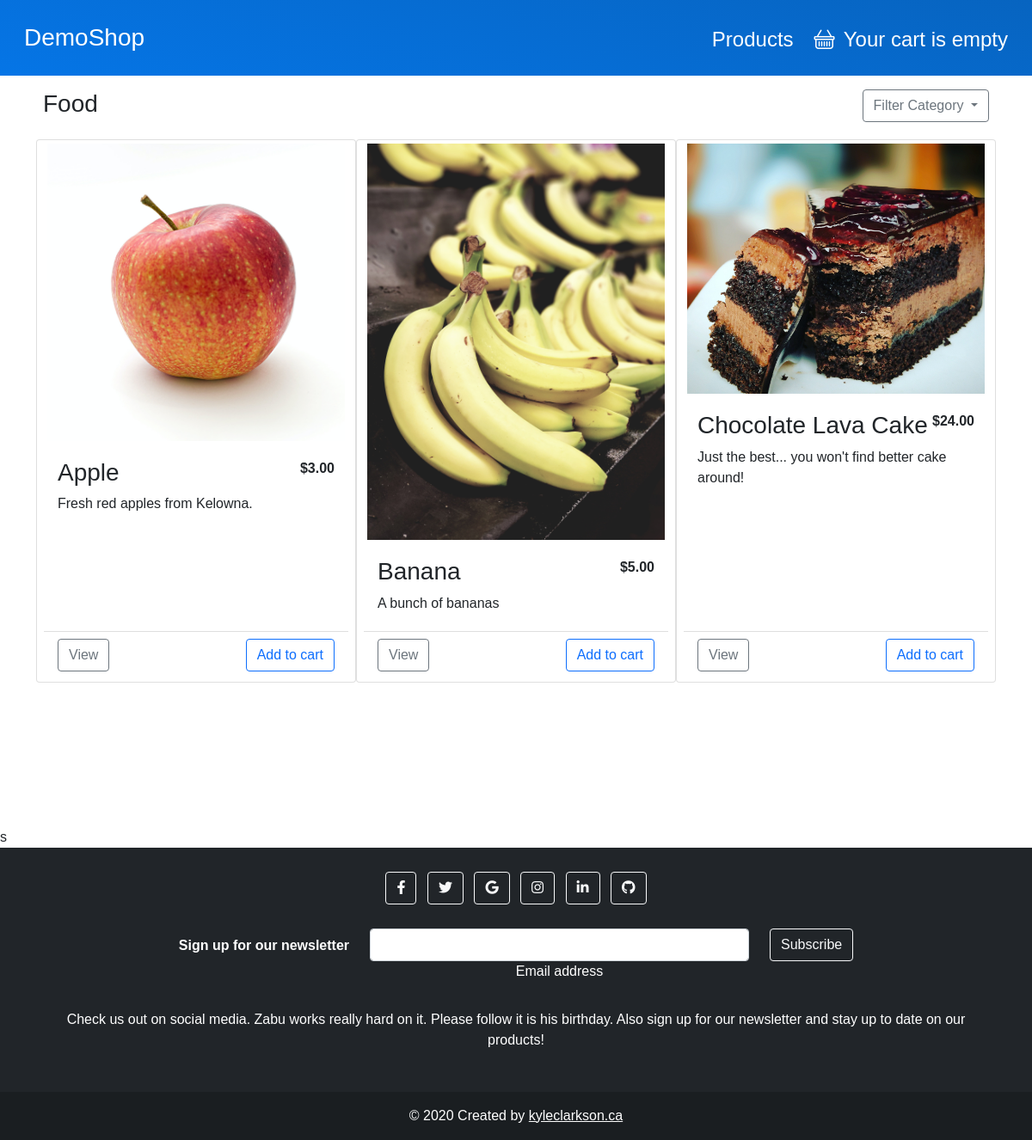
The page /products/food/ on the database as committed earlier.
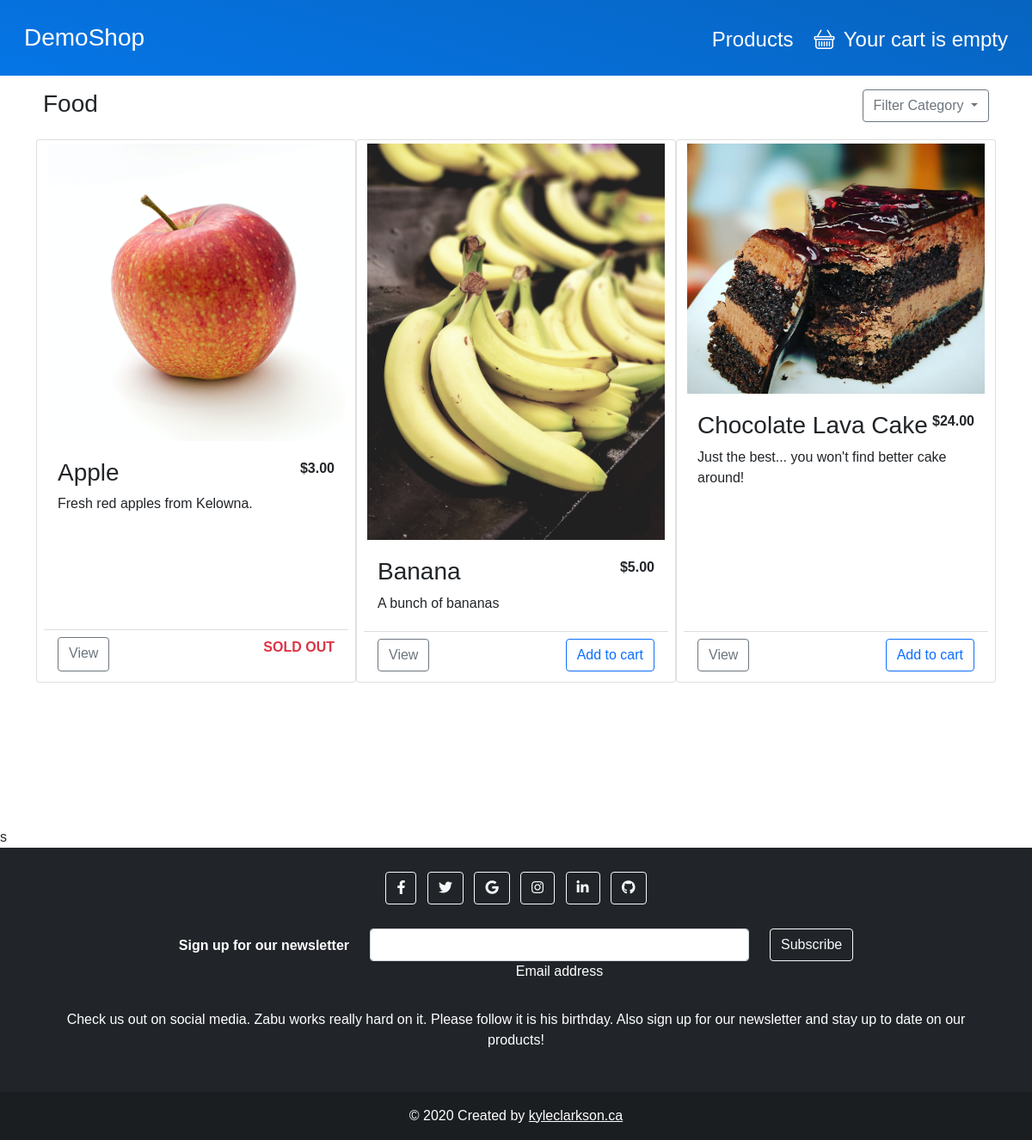
The same page on the database as committed later.
### shop/models.py (models this page shows, shortened)
class Product(models.Model):
    category = models.ForeignKey(Category,
                                 related_name='products',
                                 on_delete=models.CASCADE)
    name = models.CharField(max_length=200, db_index=True)
    slug = models.SlugField(max_length=200, db_index=True)
    image = models.ImageField(upload_to='products/%Y/%m/%d',
                              default='products/no_image.png')
    description = models.TextField(blank=True)
    price = models.DecimalField(max_digits=10, decimal_places=2)
    available = models.BooleanField(default=True)
    featured = models.BooleanField(default=False)
    created = models.DateTimeField(auto_now_add=True)
    updated = models.DateTimeField(auto_now=True)
    class Meta:
        ordering = ('name',)
        index_together = (('id', 'slug'),)
    def get_absolute_url(self):
        return reverse('shop:product_detail', args=[self.id, self.slug])

### shop/views.py (the view)
# urls.py: path('products/', views.product_list, name='product_list'),
def product_list(request, category_slug=None):
    category = None
    categories = Category.objects.all()
    products = Product.objects.all()
    if category_slug:
        category = get_object_or_404(Category, slug=category_slug)
        products = products.filter(category=category)
    context = {
        'category': category,
        'categories': categories,
        'products': products,
    }
    return render(request, 'shop/product/list.html', context)

### cart/cart.py (called while the page is built)
    def __len__(self):
        return sum(item['quantity'] for item in self.cart.values())

### cart/context_processors.py (called while the page is built)
def cart(request):
    return {
        'cart': Cart(request),
    }

### shop/models.py (called while the page is built)
    def __str__(self):
        return self.name

### shop/templates/shop/product/list.html (shortened to what this page needs)
{% extends 'base.html' %}
{% load  static %}
{% block content %}
    <div class="container">
        <div class="d-flex justify-content-between align-self-start my-3 px-2">
            <h3>
                {% if category %}
                    {{ category }}
                {% else %}
                    All Products
                {% endif %}
            </h3>
            <div class="dropdown">
                <button class="btn btn-outline-secondary dropdown-toggle"
                        type="button"
                        id="dropdownMenuButton1"
                        data-bs-toggle="dropdown"
                        aria-expanded="false">
                    Filter Category
                </button>
            </div>
        </div>
        <div class="row">
            <div class="container min-vh-100" id="featured">
                <div class="row row-cols-1 row-cols-sm-1 row-cols-md-2 row-cols-lg-3 g-3 px-2">
                    {% for product in products %}
                        {% include 'shop/product/product_card.html' %}
                    {% endfor %}
                </div>
            </div>
        </div>
    </div>s
{% endblock %}

### shop/templates/shop/product/product_card.html (shortened to what this page needs)
{% load thumbnail %}
<div class="card shadow-md">
    <div class="text-center">
        <a href="{{ product.get_absolute_url }}">
            {% thumbnail product.image "360x240" crop='center' as im %}
                <img class="img-fluid p-1 rounded" src="{{ im.url }}" width="{{ im.width }}" height="{{ im.height }}">
            {% endthumbnail %}
        </a>
    </div>
    <div class="card-body">
        <div class="d-flex justify-content-between">
            <h3>{{ product.name }}</h3>
            <p><strong>${{ product.price }}</strong></p>
        </div>
        <div class="d-flex">
            <p class="card-text">
                {{ product.description|truncatewords:10 }}
            </p>
        </div>
    </div>
    <div class="card-footer my-1 bg-transparent">
        <div class="d-flex justify-content-between">
            <a href="{{ product.get_absolute_url }}"
               class="btn btn-md btn-outline-secondary">View</a>
            {% if product.available %}
                <form action="{% url "cart:cart_add" product.id %}" method="POST">
                    <input class="btn btn-md btn-outline-primary" type="submit"
                           value="Add to cart">
                </form>
            {% else %}
                <p class="text-danger"><strong>SOLD OUT</strong></p>
            {% endif %}
        </div>
    </div>
</div>

Rows that differ between the two databases and show on the page:
changed Product "Apple": value "Add to cart" → (not shown); now shows "SOLD OUT"
